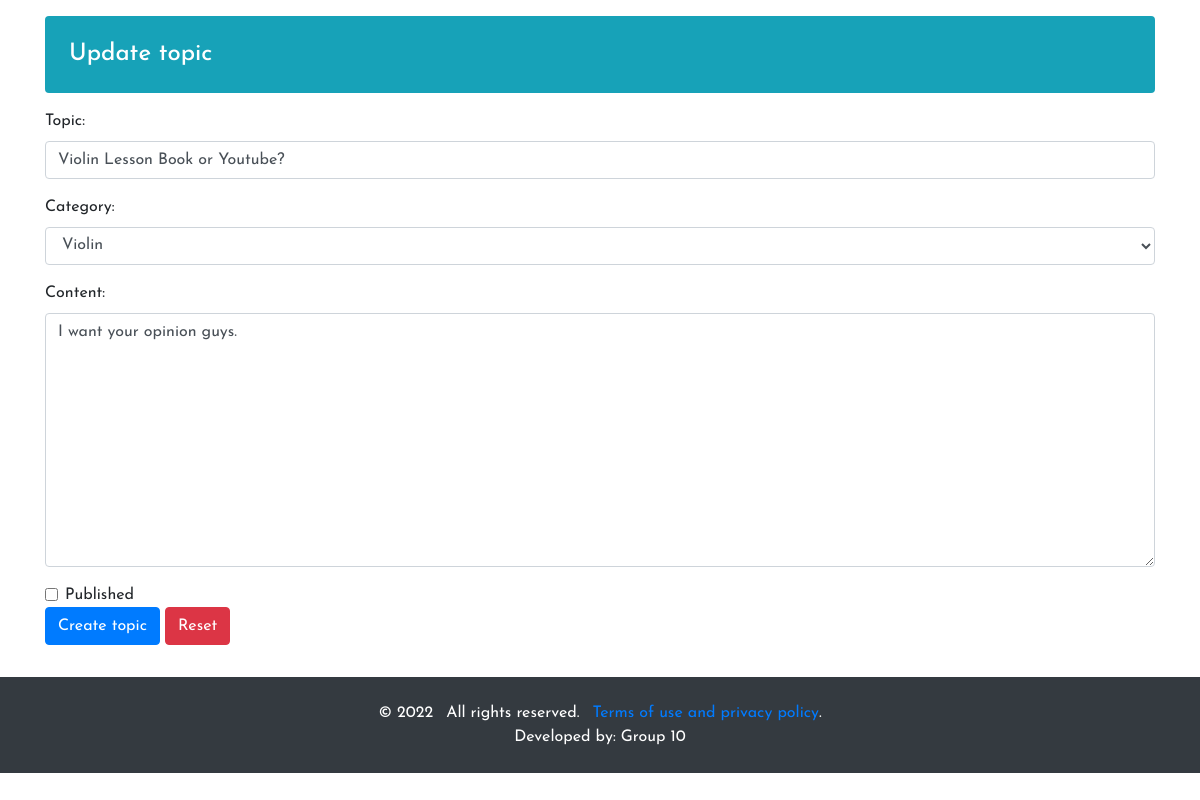
Page /admin/editpost.php?id=4 on the committed database.
### tables this page shows
CREATE TABLE `post_tbl` (
  `id` int(11) NOT NULL,
  `user_id` int(11) NOT NULL,
  `category_id` int(11) NOT NULL,
  `title` varchar(50) NOT NULL,
  `content` text DEFAULT NULL,
  `status` tinyint(1) NOT NULL DEFAULT 0,
  `delete_flag` tinyint(1) NOT NULL,
  `created_at` timestamp NOT NULL DEFAULT current_timestamp(),
  `updated_at` timestamp NULL DEFAULT current_timestamp()
);

CREATE TABLE `category_tbl` (
  `id` int(11) NOT NULL,
  `name` varchar(30) NOT NULL,
  `description` varchar(100) NOT NULL,
  `status` tinyint(1) NOT NULL,
  `delete_flag` tinyint(1) NOT NULL,
  `created_at` timestamp NOT NULL DEFAULT current_timestamp(),
  `updated_at` timestamp NOT NULL DEFAULT current_timestamp()
);

### admin/editpost.php (the view, shortened to what this page needs)
<?php
require '../config.php';
?>
<!DOCTYPE html>
<html lang="en">
  <head>
    <link rel="stylesheet" href="../css/bootstrap.min.css">
  </head>
  <body>
    <div class="container my-3">
      <div class="row">
        <div class="col-12">
          <h2 class="h4 text-white bg-info mb-3 p-4 rounded">Update topic</h2>
          <?php
            $ano = "";
          $query = mysqli_query($con,"SELECT a.*,b.username,c.id as catid,c.name FROM post_tbl a INNER JOIN user_tbl b on a.user_id = b.id INNER JOIN category_tbl c on a.category_id=c.id WHERE a.id='".$_GET['id']."'");
          while($rowspost = mysqli_fetch_assoc($query)){
            if($rowspost['status'] == 1){
                $ano = "checked";
            }
            else{
                $ano = "";
            }
        ?>
          <form action="" method="POST" class="mb-3">
            <div class="form-group">
              <label for="topic">Topic:</label>
              <input type="text" class="form-control" value="<?php echo $rowspost['title'];?>" id="topic" name="topic" placeholder="Give your topic a title." required>
            </div>
            <div class="form-group">
              <label for="topic">Category:</label>
              <select class="form-control" name="category" id="cars">
              <option value="<?php echo $rowspost['catid'];?>"><?php echo $rowspost['name'];?></option>
                <?php
                $query = mysqli_query($con, "SELECT * FROM category_tbl");
                ?>
              </select>
            </div>
            <div class="form-group">
              <label for="comment">Content:</label>
              <textarea class="form-control" name="content" rows="10" placeholder="Write your content here." required><?php echo $rowspost['content'];?></textarea>
            </div>
            <div class="form-check">
              <input type="checkbox" class="form-check-input sdf" id="status_checkbox" name="status" value="<?php echo $rowspost['status'];?>" <?php echo $ano;?>>
              <label class="form-check-label" for="checkbox">Published</label>
            </div>
            <button type="submit" class="btn btn-primary" name="newtopic">Create topic</button>
            <button type="reset" class="btn btn-danger">Reset</button>
          </form>
          <?php }?>
        </div>
      </div>
    </div>
    <footer class="medium bg-dark text-white">
        <div class="container py-4">
          <ul class="list-inline mb-0 text-center">
            <li class="list-inline-item">&copy; 2022</li>
            <li class="list-inline-item">All rights reserved.</li>
            <li class="list-inline-item"><a href="#">Terms of use and privacy policy</a>.</li>
          </ul>
          <ul class="list-inline mb-0 text-center">
          <li class="list-inline-item">Developed by: Group 10</li>
        </div>
      </footer>
  </body>
</html>

### admin/editpost.php (style rules this page uses)
* { margin: 0; padding: 0; box-sizing: border-box; list-style: none; text-decoration: none; font-family: "Josefin Sans", sans-serif; }

### rows in the picture
post_tbl: topic "Violin Lesson Book or Youtube?", category "Violin", content "I want your opinion guys."
